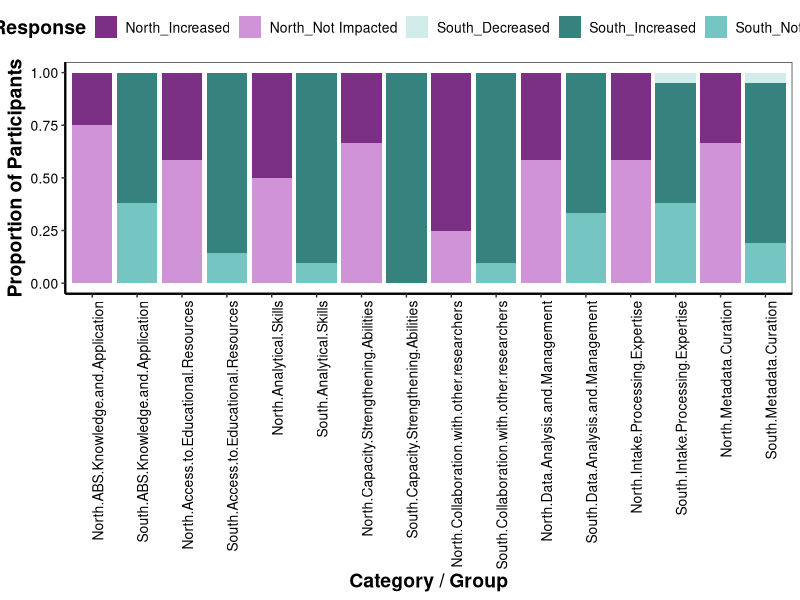

Write R code to recreate this figure. (Note: this script raises an error after producing the figure.)
#load libraries
library(tidyverse)

#read dataframe
df <- read.csv("skill-impact.csv")

df_long <- df %>%
  pivot_longer(
    cols = -c(Participant, Group),
    names_to = "Category",
    values_to = "Response"
  ) %>%
  filter(!is.na(Response) & Response != "NA")

# chi-squared statistics
results <- df_long %>%
  group_by(Category) %>%
  summarise(
    chisq_pval = tryCatch(
      chisq.test(table(Group, Response))$p.value,
      error = function(e) NA
    )
  )

write.csv(results, "skill_impact_significance.csv")

#scale north and south data
df_counts <- df_long %>%
  group_by(Group, Category, Response) %>%
  summarise(n = n(), .groups = "drop")

df_prop <- df_counts %>%
  group_by(Group, Category) %>%
  mutate(total = sum(n),
         proportion = n / total) %>%
  ungroup()

df_prop <- df_prop %>%
  mutate(GroupBinned = paste(Group, Response, sep = "_"))


custom_colors <- c(
  "North_Increased" = "#7B3085",
  "North_Not Impacted" = "#D093D8",
  "North_Decreased" = "#F6E9F7",
  "South_Increased" = "#36827F",
  "South_Not Impacted" = "#75C6C2",
  "South_Decreased" = "#D1ECEB"
)


#create plot
ggplot(df_prop, aes(x = interaction(Group, Category), y = proportion, fill = GroupBinned)) +
  geom_bar(stat = "identity") +
  scale_fill_manual(values = custom_colors) +
  theme_bw() +
  theme(
    panel.background = element_rect(fill = NA, color = NA),
    plot.background = element_rect(fill = NA, color = NA),
    legend.background = element_rect(fill = NA, color = NA),
    panel.grid = element_blank(),
    axis.line = element_line(color = "black", size = 0.8),
    axis.text.x = element_text(angle = 90, hjust = 1, size = 10, color = "black", family = "sans"),
    axis.text.y = element_text(size = 10, color = "black", family = "sans"),
    axis.title = element_text(face = "bold", size = 14, color = "black", family = "sans"),
    legend.position = "top",
    legend.text = element_text(size = 10, color = "black", family = "sans"),
    legend.title = element_text(size = 14, face = "bold", color = "black", family = "sans")
  ) +
  labs(x = "Category / Group", y = "Proportion of Participants", fill = "Response")


#print and save data
ggsave("skill_impact_highres.png", plot = skill_impact, width = 14, height = 8, dpi = 1200)
